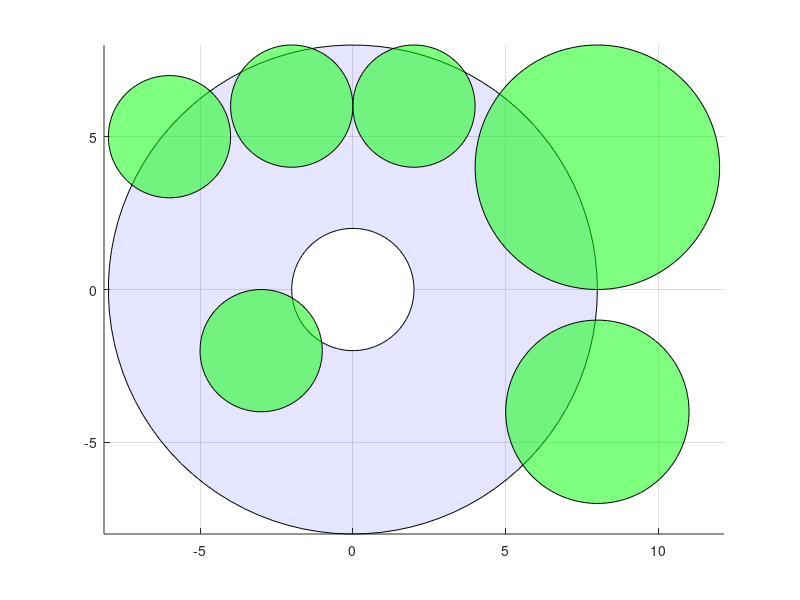

Write MATLAB code to recreate this figure. (Note: this script raises an error after producing the figure.)
close all
clear all
clc

% robot parameters
L1 = 3;
L2 = 5;

% obstacles position
obs(1).center = [-3, -2];   % [x, y]
obs(1).radius = 2;

obs(2).center = [8 -4];
obs(2).radius = 3;

obs(3).center = [8 4];
obs(3).radius = 4;

obs(4).center = [2 6];
obs(4).radius = 2;

obs(5).center = [-2 6];
obs(5).radius = 2;

obs(6).center = [-6 5];
obs(6).radius = 2;

% obs(1).center = [10, 10];   % [x, y]
% obs(1).radius = 2;


k = zeros(length(obs),1);

% Plot obstacles and operative space
figure(1); hold on;
axis equal
theta = linspace(0, 2*pi, 100);

% now plot operative space
x = (L1+L2) * cos(theta);
y = (L1+L2) * sin(theta);
fill(x, y, 'blue','FaceAlpha', 0.1);

x = abs(L1-L2) * cos(theta);
y = abs(L1-L2) * sin(theta);
fill(x, y, 'white','FaceAlpha', 1);

grid on;

% now obstacles
for i = 1:length(obs)
    x = obs(i).center(1) + obs(i).radius * cos(theta);
    y = obs(i).center(2) + obs(i).radius * sin(theta);
    k(i) = fill(x, y, 'g', 'FaceAlpha', 0.5);
end

%% SARSA(lambda)
% Algorithm with obstacles
rng(1)

% number of episodes 
numEpisodes = 5000; 
epsilon = 0.2;
epsilon_min = 0.01;
beta = 0.999;

alpha = 1e-3;
gamma = 1;
lambda = .1;

% boundaries of the state space
Q1 = [0, 2*pi];
Q2 = [0, 2*pi];

% parameter for shift in angular position
tau = 2*pi / 32;

% action space
A = 9;
% we have continuous state space 
% we implement tile coding for function approximation
N = 6; % number of subdivision for each axis
M = 36; % number of grids

% dimension of weights
d = (N+1)^2*M*A;

% approximation for state space
w = randn(d,1);

% total return
totalReturn = zeros(numEpisodes,1);

%% check if it starts and ends not on obstacles
s0 = [-pi/2, 0];
sf = [3/4 * pi, pi/2];
p1 = direct_kin_cont(s0,L1,L2);
p2 = direct_kin_cont(sf,L1,L2);
EE_d = p2(3:4); % desired pos of EE
figure(1)
hold on
h1 = robot(p1);
h2 = robot(p2);
grid on
axis equal
% xlim([-10 10]);
% ylim([-10 10]);

obstacles_collision(p1,obs)
obstacles_collision(p2,obs)

%% Algorithm run (SARSA_SGD_ET)
delete(h2);
for e = 1:numEpisodes
    disp(e)
    epsilon = max(epsilon_min,epsilon *  beta);
    % initialize episode
    s = s0;
    % initialize eligibility traces
    z = zeros(d,1);
    % take epsilon greedy action
    a = eps_greedy_cont(s, w, Q1, Q2, N, M, A, epsilon);
    % compute current vector of features
    x = state_action_features(s, a, Q1, Q2, N, M, A);
    % initialize isTerminal
    isTerminal = false;
    m = 0;
    while isTerminal == 0
        m = m+1;
        % disp(w);
        % apply action and measure sp and r
        [sp,r,isTerminal,coll] = kinematik_ev_obs_cont(s,a,tau,L1,L2,obs,s0,EE_d);
        % if coll == 1
        %     fprintf('obstacle hit \n')
        % end
        totalReturn(e) = totalReturn(e) + r;
        z = gamma*lambda*z + x;
        % plot a configuration
        % if mod(m,10000) == 0
        %     delete(h1)
        %     figure(1)
        %     hold on
        %     p = direct_kin_cont(s,L1,L2);
        %     h1 = robot(p);
        %     pause(2)
        % end
        if isTerminal
            % temporal difference error
            delta = r - w'*x;
            % Update weights based on the reward received
            w = w + alpha*delta*z;
        else
            % precommitment of next action
            ap = eps_greedy_cont(sp, w, Q1, Q2, N, M, A, epsilon);
            % compute next vector of features
            xp = state_action_features(sp, ap, Q1, Q2, N, M, A);
            % temporal difference error
            delta = r + w'*(gamma*xp - x);
            % apply update
            w = w + alpha*delta*z;

            % go to next state and action
            s = sp;
            a = ap;
            x = xp;
        end
    end
    % print total return
    disp(totalReturn(e))
    % if isTerminal == 1
    %     delete(h1)
    %     figure(1)
    %     hold on
    %     p = direct_kin_cont(s,L1,L2);
    %     h1 = robot(p);
    %     pause(2)
    % end
end

figure()
plot(totalReturn,'-b',DisplayName='r_e')
hold on
plot(movmean(totalReturn,10),'-r',DisplayName='\mu_r^{10}',LineWidth=2)
grid on
legend


%% Now plot the optimal policy
% intial state
states = [];
s0 = [-pi/2, 0];
s = s0;
states = [states s'];


figure(1)
grid on
hold on
p = direct_kin_cont(s,L1,L2);
h = robot(p);
pause(1);
isTerminal = 0;
while isTerminal ~= 1
    a = eps_greedy_cont(s, w, Q1, Q2, N, M, A, 0);
    [sp,r,isTerminal,coll] =  kinematik_ev_obs_cont(s,a,tau,L1,L2,obs,s0,EE_d);
    s = sp;
    states = [states s];
    p = direct_kin_cont(s,L1,L2);
    pause(1)
    delete(h)
    h = robot(p);
end

%% Plots
% subdivide state space
qq1 = linspace(Q1(1),Q1(end),90);
qq2 = linspace(Q2(1),Q2(end),100);
[qqq1, qqq2] = meshgrid(qq1, qq2);
QQ = zeros([size(qq1) A]);
PolicyOpt = zeros(size(qqq1));
for i1 = 1:size(qqq1,1)
    for i2 = 1:size(qqq1,2)
        % compute quality function for actions
        for a = 1:A
            QQ(i1,i2,a) = w'*state_action_features([qqq1(i1,i2),...
            qqq2(i1,i2)], a, Q1, Q2, N, M, A);
        end
        % compute optimal policy
        PolicyOpt(i1,i2) = find(QQ(i1,i2,:) == max(QQ(i1,i2,:)), 1,"first");
    end
end

% figure('Position',[10, 10, 1200, 400])
figure('Position',[10, 10, 1200, 1200])
subplot(1,3,1)
surf(qqq1,qqq2,QQ(:,:,1))
xlabel('$q_1$','Interpreter','latex')
ylabel('$q_2$','Interpreter','latex')
zlabel('$Q(s,1)$','Interpreter','latex')
subplot(1,3,2)
surf(qqq1,qqq2,QQ(:,:,A))
xlabel('$q_1$','Interpreter','latex')
ylabel('$q_2$','Interpreter','latex')
zlabel('$Q(s,A)$','Interpreter','latex')
subplot(1,3,3)
surf(qqq1,qqq2,PolicyOpt)
xlabel('$q_1$','Interpreter','latex')
ylabel('$q_2$','Interpreter','latex')
zlabel('Optimal policy','Interpreter','latex')

%% Find the optimal trajectory 
states(:,1) = [3/2*pi;0];

figure()

subplot(2,1,1)
plot(cos(states(1,:)),'-b','DisplayName','c_1')
hold on
grid on
plot(sin(states(1,:)),'-r','DisplayName','s_1')
legend

subplot(2,1,2)
plot(cos(states(2,:)),'-b','DisplayName','c_2')
hold on
grid on
plot(sin(states(2,:)),'-r','DisplayName','s_2')
legend

figure()
plot(states(1,:),'DisplayName','q_1')
hold on
grid on
plot(states(2,:),'DisplayName','q_2')
legend
